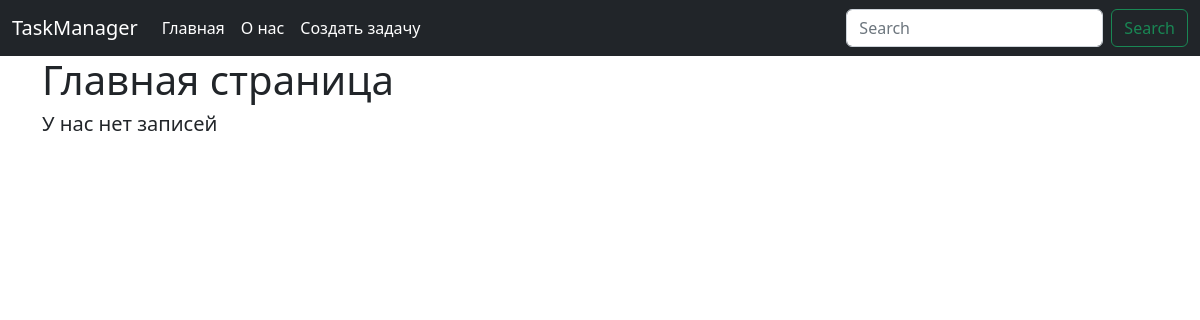
Before: / with the older database file.
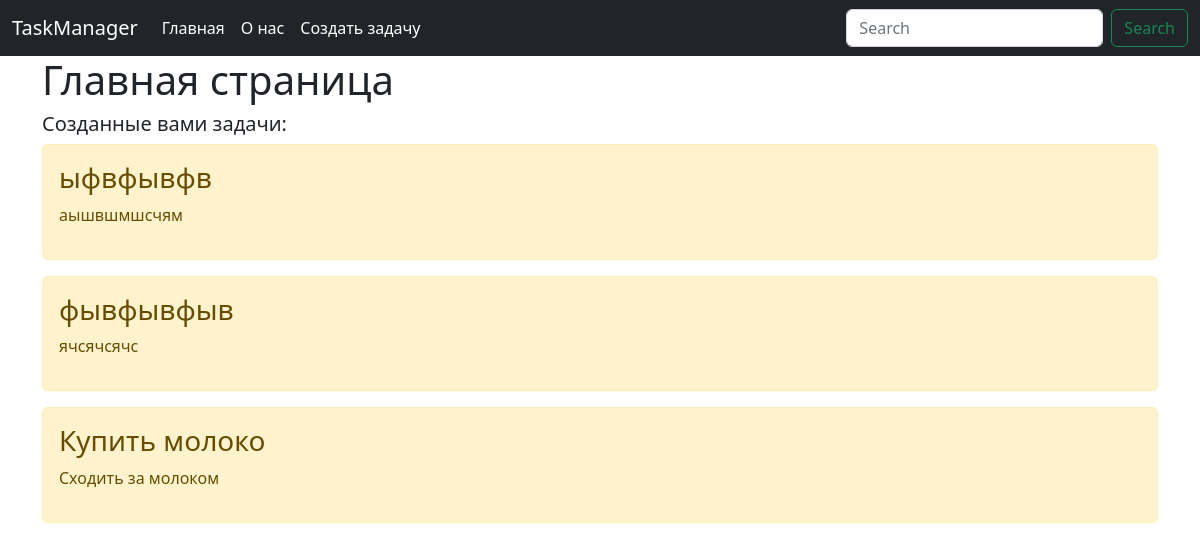
After: the same page with the newer database file.
### main/models.py (models this page shows, shortened)
class Task(models.Model):
    title = models.CharField('Название', max_length=250)
    task = models.TextField('Описание')
    class Meta:
        verbose_name = 'Задача'
        verbose_name_plural = 'Задачи'

### main/views.py (the view)
# urls.py: path('', views.index, name='home'),
def index(request):
    tasks = Task.objects.order_by('-id')
    return render(request, 'main/index.html', {'title': 'Главная страница сайта', 'tasks': tasks})

### main/templates/main/index.html (shortened to what this page needs)
{% extends 'main/base.html' %}
{% block content %}
    <h1>Главная страница</h1>
    <h1>Главная страница</h1>
    {% if tasks %}
        <h5>Созданные вами задачи:</h5>
        {% for el in tasks %}
            <div class="alert alert-warning mt-2">
                <h3>{{ el.title }}</h3>
                <p>{{ el.task }}</p>
            </div>
        {% endfor %}
    {% else %}
        <h5>У нас нет записей</h5>
    {% endif %}
{% endblock %}

### main/templates/main/base.html (shortened to what this page needs)
<!doctype html>
<html lang="en">
<head>
    <link rel="stylesheet" href="https://cdn.jsdelivr.net/npm/bootstrap@5.2.3/dist/css/bootstrap.min.css">
</head>
<body>
    <nav class="navbar navbar-expand-md navbar-dark fixed-top bg-dark">
    <div class="container-fluid">
      <a class="navbar-brand" href="{% url 'home' %}">TaskManager</a>
      <div class="collapse navbar-collapse" id="navbarCollapse">
        <ul class="navbar-nav me-auto mb-2 mb-md-0">
          <li class="nav-item">
            <a class="nav-link active" aria-current="page" href="{% url 'home' %}">Главная</a>
          </li>
          <li class="nav-item">
            <a class="nav-link active" href="{% url 'about' %}">О нас</a>
          </li>
            <li class="nav-item">
            <a class="nav-link active" href="{% url 'create' %}">Создать задачу</a>
          </li>
        </ul>
        <form class="d-flex" role="search">
          <input class="form-control me-2" type="search" placeholder="Search" aria-label="Search">
          <button class="btn btn-outline-success" type="submit">Search</button>
        </form>
      </div>
    </div>
  </nav>
    <div class="container">
    {% block content %}{% endblock %}
    </div>
</body>
</html>

Changed rows visible on the page:
added Task: title "ыфвфывфв", task "аышвшмшсчям"
added Task: title "фывфывфыв", task "ячсячсячс"
added Task: title "Купить молоко", task "Сходить за молоком"
Other visible differences:
text no longer shown: "У нас нет записей"
text now shown: "Созданные вами задачи:"
